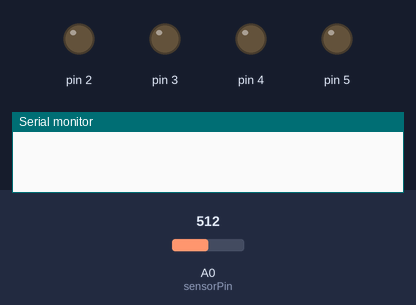
Recording of a sketch running on a simulated Arduino Uno, built with avr-gcc and run on an emulated ATmega328P. Parts: output pins drawn as LEDs (lit = HIGH), the last lines printed to the serial monitor. Inputs (shaded band) come from the test bench; at power-on: A0 (sensorPin) = 512.

Above: at 0.5 s.
At 37.2 s:
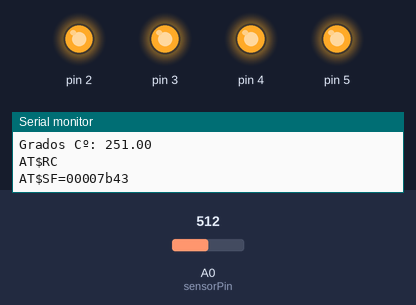
Timing chart, 0 to 44.9 s (numbered marks = the images above):
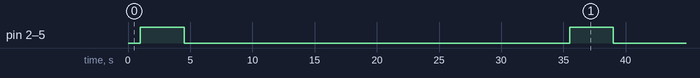

The sketch:

temp_shield_m2comm.ino
```cpp
const int sensorPin = A0;
void setup()
{
  Serial.begin(9600);
  pinMode(2, OUTPUT);
  pinMode(3, OUTPUT);
  pinMode(4, OUTPUT);
  pinMode(5, OUTPUT);
}

void leer_sensor()
{
  String bufer="AT$SF=";
  String bufer2="\r\n";
  delay(1000);
  int sensorVal=analogRead(sensorPin);
  float voltaje=(sensorVal/1024.0)*5.0;
  Serial.print("Grados Cº: ");
  float temp=((voltaje)*100)+1;
  Serial.println(temp);
  //convierte el dato a bytes y lo agrega a nuestro mensaje a enviar
  byte* a1 = (byte*) &temp;
  String str1;
  for(int i=0;i<4;i++)
  {
    str1=String(a1[i], HEX);
    if(str1.length()<2)
    {
      bufer+=0+str1;
    }
    else
    {
      bufer+=str1;
    }
  }
  bufer+=bufer2;
  enable_module();
  Serial.print("AT$RC\r\n");
  delay(500);
  Serial.print(bufer);
  delay(3000);
}

void loop()
{
  //manda la temperatura cada 5 minutos
  leer_sensor();
  disable_module();
  delay(30000);
}
void enable_module()
{
   digitalWrite(2, HIGH);
   digitalWrite(3, HIGH);
   digitalWrite(4, HIGH);
   digitalWrite(5, HIGH);
}
void disable_module()
{
   digitalWrite(2, LOW);
   digitalWrite(3, LOW);
   digitalWrite(4, LOW);
   digitalWrite(5, LOW);
}
```

Measured:
- by itself, pin 2–5: alternates HIGH for 3.5 s and LOW for 31.0 s
